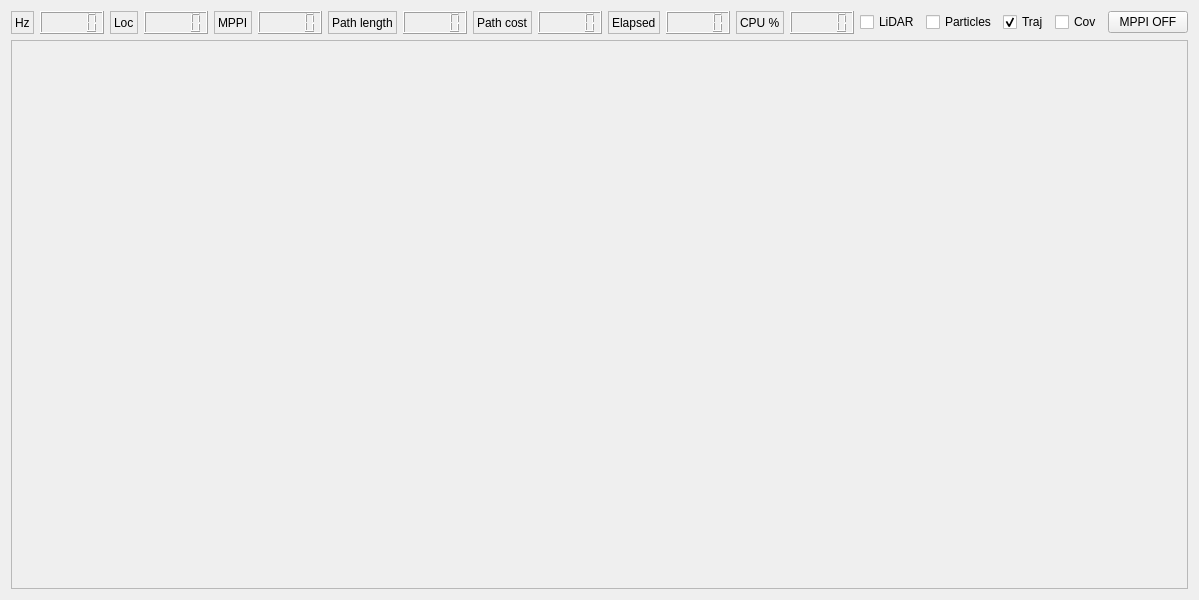
<?xml version="1.0" encoding="UTF-8"?>
<ui version="4.0">
 <class>guiDlg</class>
 <widget class="QWidget" name="guiDlg">
  <property name="geometry">
   <rect>
    <x>0</x>
    <y>0</y>
    <width>1000</width>
    <height>600</height>
   </rect>
  </property>
  <property name="windowTitle">
   <string>gridder</string>
  </property>
  <layout class="QVBoxLayout" name="verticalLayout_2">
   <item>
    <layout class="QVBoxLayout" name="verticalLayout">
     <item>
      <layout class="QHBoxLayout" name="horizontalLayout_4">
       <item>
        <layout class="QHBoxLayout" name="horizontalLayout">
         <item>
          <widget class="QLabel" name="label">
           <property name="frameShape">
            <enum>QFrame::StyledPanel</enum>
           </property>
           <property name="text">
            <string>Hz</string>
           </property>
          </widget>
         </item>
         <item>
          <widget class="QLCDNumber" name="lcdNumber_hz">
           <property name="font">
            <font>
             <family>Ubuntu</family>
             <pointsize>12</pointsize>
             <weight>75</weight>
             <bold>true</bold>
            </font>
           </property>
          </widget>
         </item>
        </layout>
       </item>
       <item>
        <layout class="QHBoxLayout" name="horizontalLayout_loc">
         <item>
          <widget class="QLabel" name="label_loc">
           <property name="frameShape">
            <enum>QFrame::StyledPanel</enum>
           </property>
           <property name="text">
            <string>Loc</string>
           </property>
          </widget>
         </item>
         <item>
          <widget class="QLCDNumber" name="lcdNumber_loc_hz">
           <property name="font">
            <font>
             <family>Ubuntu</family>
             <pointsize>12</pointsize>
             <weight>75</weight>
             <bold>true</bold>
            </font>
           </property>
          </widget>
         </item>
        </layout>
       </item>
       <item>
        <layout class="QHBoxLayout" name="horizontalLayout_mppi_hz">
         <item>
          <widget class="QLabel" name="label_mppi_hz">
           <property name="frameShape">
            <enum>QFrame::StyledPanel</enum>
           </property>
           <property name="text">
            <string>MPPI</string>
           </property>
          </widget>
         </item>
         <item>
          <widget class="QLCDNumber" name="lcdNumber_mppi_hz">
           <property name="font">
            <font>
             <family>Ubuntu</family>
             <pointsize>12</pointsize>
             <weight>75</weight>
             <bold>true</bold>
            </font>
           </property>
          </widget>
         </item>
        </layout>
       </item>
       <item>
        <spacer name="horizontalSpacer">
         <property name="orientation">
          <enum>Qt::Horizontal</enum>
         </property>
         <property name="sizeHint" stdset="0">
          <size>
           <width>40</width>
           <height>20</height>
          </size>
         </property>
        </spacer>
       </item>
       <item>
        <layout class="QHBoxLayout" name="horizontalLayout_2">
         <item>
          <widget class="QLabel" name="label_2">
           <property name="frameShape">
            <enum>QFrame::StyledPanel</enum>
           </property>
           <property name="text">
            <string>Path length</string>
           </property>
          </widget>
         </item>
         <item>
          <widget class="QLCDNumber" name="lcdNumber_length">
           <property name="font">
            <font>
             <weight>75</weight>
             <bold>true</bold>
            </font>
           </property>
          </widget>
         </item>
        </layout>
       </item>
       <item>
        <layout class="QHBoxLayout" name="horizontalLayout_3">
         <item>
          <widget class="QLabel" name="label_3">
           <property name="frameShape">
            <enum>QFrame::StyledPanel</enum>
           </property>
           <property name="text">
            <string>Path cost</string>
           </property>
          </widget>
         </item>
         <item>
          <widget class="QLCDNumber" name="lcdNumber_cost">
           <property name="font">
            <font>
             <weight>75</weight>
             <bold>true</bold>
            </font>
           </property>
          </widget>
         </item>
        </layout>
       </item>
       <item>
        <layout class="QHBoxLayout" name="horizontalLayout_5">
         <item>
          <widget class="QLabel" name="label_4">
           <property name="frameShape">
            <enum>QFrame::StyledPanel</enum>
           </property>
           <property name="text">
            <string>Elapsed</string>
           </property>
          </widget>
         </item>
         <item>
          <widget class="QLCDNumber" name="lcdNumber_elapsed">
           <property name="font">
            <font>
             <weight>75</weight>
             <bold>true</bold>
            </font>
           </property>
          </widget>
         </item>
        </layout>
       </item>
       <item>
        <layout class="QHBoxLayout" name="horizontalLayout_6">
         <item>
          <widget class="QLabel" name="label_cpu">
           <property name="frameShape">
            <enum>QFrame::StyledPanel</enum>
           </property>
           <property name="text">
            <string>CPU %</string>
           </property>
          </widget>
         </item>
         <item>
          <widget class="QLCDNumber" name="lcdNumber_cpu">
           <property name="font">
            <font>
             <weight>75</weight>
             <bold>true</bold>
            </font>
           </property>
          </widget>
         </item>
        </layout>
       </item>
       <item>
        <widget class="QCheckBox" name="checkBox_lidar">
         <property name="text">
          <string>LiDAR</string>
         </property>
         <property name="checked">
          <bool>false</bool>
         </property>
        </widget>
       </item>
       <item>
        <widget class="QCheckBox" name="checkBox_particles">
         <property name="text">
          <string>Particles</string>
         </property>
         <property name="checked">
          <bool>false</bool>
         </property>
        </widget>
       </item>
       <item>
        <widget class="QCheckBox" name="checkBox_trajectories">
         <property name="text">
          <string>Traj</string>
         </property>
         <property name="checked">
          <bool>true</bool>
         </property>
        </widget>
       </item>
       <item>
        <widget class="QCheckBox" name="checkBox_covariance">
         <property name="text">
          <string>Cov</string>
         </property>
         <property name="checked">
          <bool>false</bool>
         </property>
        </widget>
       </item>
       <item>
        <widget class="QPushButton" name="pushButton_mppi">
         <property name="text">
          <string>MPPI OFF</string>
         </property>
         <property name="checkable">
          <bool>true</bool>
         </property>
         <property name="checked">
          <bool>false</bool>
         </property>
        </widget>
       </item>
      </layout>
     </item>
     <item>
      <widget class="QFrame" name="frame">
       <property name="sizePolicy">
        <sizepolicy hsizetype="Preferred" vsizetype="Expanding">
         <horstretch>0</horstretch>
         <verstretch>0</verstretch>
        </sizepolicy>
       </property>
       <property name="frameShape">
        <enum>QFrame::StyledPanel</enum>
       </property>
       <property name="frameShadow">
        <enum>QFrame::Raised</enum>
       </property>
      </widget>
     </item>
    </layout>
   </item>
  </layout>
 </widget>
 <resources/>
 <connections/>
</ui>
